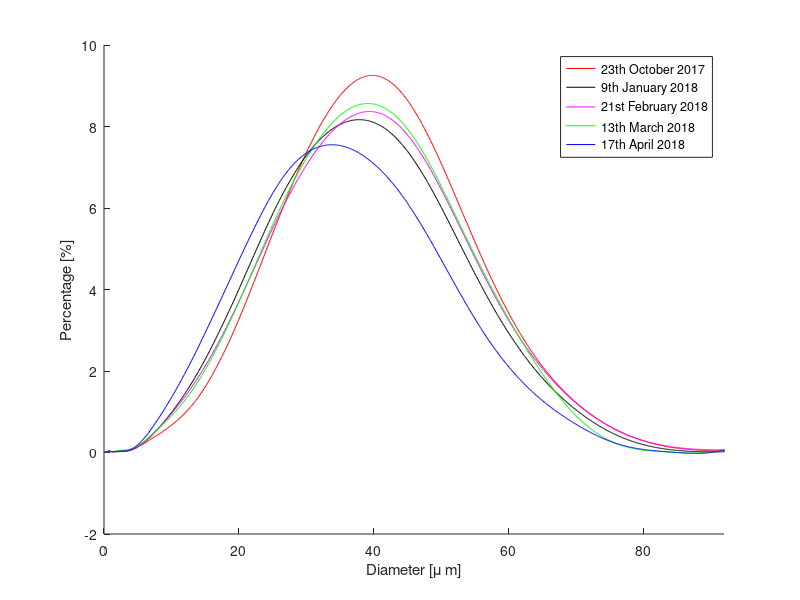

This chart was generated by the following MATLAB code:
%%%%%%%%%%%%%%%%%%%%%%%
%% Memoire - granulom�trie %%
%%%%%%%%%%%%%%%%%%%%%%%
%% Script affichant les graphes de distributions de granulom�trie
clear all
close all

%10 aout 2017 (pas de tamisage)
P0=[0, 0.0003736111111,0.004963888889,0.01472222222,0.023,0.028,0.03036111111,...
    0.03036111111,0.02872222222,0.02580555556,0.02252777778,...
    0.01944444444,0.01616666667,0.01416666667,0.01336111111,...
    0.01416666667,0.01644444444,0.02108333333,0.02816666667,...
    0.03788888889,0.05116666667,0.06852777778,0.08852777778,...
    0.11,0.14,0.1644444444,0.1944444444,0.23,0.2636111111,0.3044444444,...
    0.3580555556,0.4280555556,0.5352777778,0.6961111111,0.9261111111,...
    1.251388889,1.695833333,2.281111111,3.038333333,3.983611111,...
    5.132777778,6.471111111,7.928611111,9.331666667,10.4,10.69166667,...
    10.01833333,8.349444444,6.101944444,3.884444444,2.139722222,1.022222222,...
    0.4611111111,0.27,0.2472222222,0.2155555556,0.08922222222,0.0078];

D0=[0 0.721,0.791,0.868,0.953,1.047,1.149,1.261,1.385,...
    1.52,1.668,1.832,2.011,2.207,2.423,2.66,2.92,3.205,3.519,3.863,4.24,...
    4.655,5.11,5.61,6.158,6.76,7.421,8.147,8.943,9.817,10.78,11.83,12.99,...
    14.26,15.65,17.18,18.86,20.7,22.73,24.95,27.39,30.07,33.01,36.24,39.78,...
    43.67,47.94,52.62,57.77,63.41,69.61,76.42,83.89,92.09,101.1,111,121.8,133.7];

%23 octobre 2017 (+ tamisage)
P1=[0, 0.0003380555556,0.004525,0.01344444444,0.02152777778,0.02716666667,...
    0.03116666667,0.03308333333,0.03252777778,0.03052777778,0.02763888889,...
    0.02444444444,0.022,0.01980555556,0.01808333333,0.01808333333,0.01908333333,...
    0.02016666667,0.02252777778,0.02525,0.02980555556,0.03625,0.04625,...
    0.06088888889,0.08097222222,0.11,0.1463888889,0.1908333333,0.2408333333,...
    0.3072222222,0.3772222222,0.45,0.54,0.6480555556,0.7744444444,0.9352777778,...
    1.145277778,1.421666667,1.781666667,2.249722222,2.829722222,3.544166667,...
    4.386944444,5.337777778,6.354166667,7.371666667,8.285555556,8.973888889,...
    9.254166667,8.916944444,7.826111111,6.106944444,4.167777778,2.490277778,...
    1.289166667,0.5225,0.1352777778,0.0411,0.05972222222,0.07027777778,...
    0.03016666667,0.002422222222];

D1=[0, 0.496,0.545,0.598,0.656,0.721,0.791,0.868,0.953,1.047,1.149,1.261,1.385,...
    1.52,1.668,1.832,2.011,2.207,2.423,2.66,2.92,3.205,3.519,3.863,4.24,...
    4.655,5.11,5.61,6.158,6.76,7.421,8.147,8.943,9.817,10.78,11.83,12.99,...
    14.26,15.65,17.18,18.86,20.7,22.73,24.95,27.39,30.07,33.01,36.24,39.78,...
    43.67,47.94,52.62,57.77,63.41,69.61,76.42,83.89,92.09,101.1,111,121.8,133.7];

%12 janvier 2018 (+tamisage)

P2a=[0, 0.005363888889,0.01010833333,0.01627777778,0.02136111111,...
    0.02536111111,0.028,0.029,0.02891666667,0.02736111111,0.02563888889,...
    0.02236111111,0.02008333333,0.018,0.016,0.01572222222,0.01652777778,...
    0.01772222222,0.01980555556,0.02180555556,0.02444444444,0.02644444444,...
    0.02852777778,0.03152777778,0.03652777778,0.04497222222,0.05869444444,...
    0.07986111111,0.11,0.1480555556,0.2016666667,0.2644444444,0.3416666667,...
    0.4280555556,0.5288888889,0.6488888889,0.7933333333,0.9561111111,1.160555556,...
    1.413333333,1.720555556,2.113333333,2.586944444,3.165277778,3.848055556,...
    4.630833333,5.499166667,6.395555556,7.245,7.980555556,8.500833333,8.662777778,...
    8.304722222,7.305555556,5.747222222,3.976944444,2.4175,1.254444444,...
    0.4933333333,0.1267222222,0.05324722222,0.09388888889,0.1191666667,...
    0.05488888889,0.004802777778];

D2ap=[0 0.375,0.412,0.452,0.496,0.545,0.598,0.656,0.721,0.791,0.868,0.953,1.047,1.149,1.261,1.385,...
    1.52,1.668,1.832,2.011,2.207,2.423,2.66,2.92,3.205,3.519,3.863,4.24,...
    4.655,5.11,5.61,6.158,6.76,7.421,8.147,8.943,9.817,10.78,11.83,12.99,...
    14.26,15.65,17.18,18.86,20.7,22.73,24.95,27.39,30.07,33.01,36.24,39.78,...
    43.67,47.94,52.62,57.77,63.41,69.61,76.42,83.89,92.09,101.1,111,121.8,133.7];

%9 janvier 2018 (pas de tamisage)
P2p=[0, 0.005372222222,0.009902777778,0.016,0.02136111111,0.025,0.02763888889,...
    0.02863888889,0.028,0.02672222222,0.02463888889,0.022,0.01963888889,0.018,...
    0.017,0.01780555556,0.01944444444,0.02152777778,0.02472222222,0.02725,...
    0.02952777778,0.03125,0.03225,0.03325,0.03661111111,0.04233333333,...
    0.05405555556,0.07441666667,0.1044444444,0.15,0.2044444444,0.2772222222,...
    0.3672222222,0.48,0.6072222222,0.76,0.9408333333,1.15,1.402777778,1.7,...
    2.06,2.484444444,2.995277778,3.579722222,4.261388889,5.022222222,5.8275,...
    6.606666667,7.297777778,7.827222222,8.128333333,8.114166667,7.6625,...
    6.654444444,5.176388889,3.554444444,2.149722222,1.103888889,0.4,...
    0.07219444444,0.01770833333,0.04333333333,0.04694444444,0.01263888889,...
    0.0006138888889];

%13 mars 2018 (+tamisage)??
P4=[0 0.005277778,0.009952778,0.016083333,0.021083333,0.024888889,...
    0.027527778,0.028888889,0.028444444,0.027166667,0.025166667,0.022722222,...
    0.020722222,0.018916667,0.018,0.017555556,0.018638889,0.020638889,...
    0.022361111,0.024444444,0.025805556,0.02625,0.026611111,0.027611111,...
    0.030694444,0.037527778,0.049805556,0.070972222,0.104444444,0.15,0.21,...
    0.284444444,0.374444444,0.484444444,0.608055556,0.7525,0.916111111,...
    1.110555556,1.330555556,1.596944444,1.916944444,2.299722222,2.756944444,...
    3.306111111,3.948055556,4.679166667,5.476666667,6.292222222,7.061666667,...
    7.729166667,8.204722222,8.365555556,8.038055556,7.090555556,5.601111111,...
    3.906388889,2.405277778,1.278055556,0.522777778,0.148722222,0.065480556,...
    0.104722222,0.13,0.059222222,0.005272222];

D4=D2ap;

%21 f�vrier 2018 (+tamisage)??

P3 =[0 0.003608333,0.006666667,0.010666667,0.013996111,0.018905556,...
    0.025944444,0.030583333,0.033305556,0.03375,0.032083333,0.029222222,...
    0.026333333,0.023416667,0.022583333,0.023361111,0.026055556,0.031,...
    0.036944444,0.043083333,0.049055556,0.053583333,0.056583333,0.058972222,...
    0.062444444,0.068111111,0.079861111,0.099388889,0.130833333,0.172777778,...
    0.23,0.3,0.386388889,0.486388889,0.597222222,0.723611111,0.864444444,...
    1.036388889,1.246388889,1.501666667,1.821666667,2.221666667,2.698888889,...
    3.274444444,3.948055556,4.713611111,5.555555556,6.4175,7.226666667,...
    7.926666667,8.415833333,8.556666667,8.196388889,7.196388889,5.654444444,...
    3.9625,2.349166667,0.972777778,0.196944444,0.009380556 0 0];

D3 =[0 0.375,0.412,0.452,0.496,0.545,0.598,0.656,0.721,0.791,0.868,0.953,1.047,1.149,1.261,1.385,...
    1.52,1.668,1.832,2.011,2.207,2.423,2.66,2.92,3.205,3.519,3.863,4.24,...
    4.655,5.11,5.61,6.158,6.76,7.421,8.147,8.943,9.817,10.78,11.83,12.99,...
    14.26,15.65,17.18,18.86,20.7,22.73,24.95,27.39,30.07,33.01,36.24,39.78,...
    43.67,47.94,52.62,57.77,63.41,69.61,76.42,83.89 85 90];


%17 avril 2018 (+tamisage)
P5 =[0 0.0065,0.011916667,0.019861111,0.025703333,0.031180556,0.035405556,...
    0.038,0.03775,0.036416667,0.033083333,0.029027778,0.02525,0.021277778,...
    0.019305556,0.0185,0.019333333,0.021333333,0.024694444,0.027777778,...
    0.030222222,0.032666667,0.034194444,0.036083333,0.040888889,0.050333333,...
    0.067944444,0.096388889,0.140833333,0.200833333,0.286111111,0.389722222,...
    0.516944444,0.672222222,0.849444444,1.056666667,1.295555556,1.57,1.887222222,...
    2.254444444,2.677222222,3.160833333,3.699166667,4.301111111,4.955833333,...
    5.651666667,6.338333333,6.935,7.353611111,7.543055556,7.476944444,...
    7.120833333,6.431666667,5.346111111,3.965,2.593611111,1.513055556,...
    0.736388889,0.200833333,0.014 0 0];

D5=D3;

%Poudre neuve
PN = [0 0.006786111,0.012641667,0.020611111,0.027384444,0.031872222,...
    0.035944444,0.037805556,0.0375,0.035833333,0.032722222,0.028722222,...
    0.024361111,0.021194444,0.018583333,0.017416667,0.017083333,0.018833333,...
    0.02175,0.024583333,0.027666667,0.031305556,0.034472222,0.038916667,...
    0.045638889,0.055444444,0.071694444,0.096333333,0.13,0.176388889,...
    0.237222222,0.314444444,0.405277778,0.511666667,0.637222222,...
    0.781666667,0.948055556,1.146111111,1.378888889,1.6625,1.999722222,...
    2.407777778,2.901388889,3.471388889,4.138611111,4.880555556,5.666111111,...
    6.448055556,7.162777778,7.745833333,8.130555556,8.214444444,7.838055556,...
    6.876111111,5.387777778,3.721111111,2.242777778,1.131944444,0.375833333,...
    0.050555556,0.001530556];

DN = [0 0.375,0.412,0.452,0.496,0.545,0.598,0.656,0.721,0.791,0.868,0.953,1.047,1.149,1.261,1.385,...
    1.52,1.668,1.832,2.011,2.207,2.423,2.66,2.92,3.205,3.519,3.863,4.24,...
    4.655,5.11,5.61,6.158,6.76,7.421,8.147,8.943,9.817,10.78,11.83,12.99,...
    14.26,15.65,17.18,18.86,20.7,22.73,24.95,27.39,30.07,33.01,36.24,39.78,...
    43.67,47.94,52.62,57.77,63.41,69.61,76.42,83.89,92.09];   

%Poudre neuve �tuv�e � 80�C pendant 1h
PNE80= [0 0.003836111,0.007111111,0.011388889,0.015041944,0.018883333,...
    0.022916667,0.025638889,0.026805556,0.026611111,0.025694444,0.024333333,...
    0.022694444,0.021333333,0.021416667,0.022333333,0.024888889,0.027972222,...
    0.03225,0.036527778,0.039888889,0.042611111,0.044888889,0.047611111,0.05225,...
    0.060777778,0.075944444,0.098333333,0.134444444,0.184444444,0.244444444,0.3225,...
    0.416111111,0.524166667,0.646111111,0.790555556,0.951388889,1.145833333,...
    1.375833333,1.653055556,1.989444444,2.394722222,2.881111111,3.451944444,...
    4.103888889,4.838333333,5.623888889,6.398611111,7.108888889,7.698333333,...
    8.100555556,8.205277778,7.853611111,6.900833333,5.401666667,3.714166667,...
    2.235555556,1.142777778,0.412222222,0.0795,0.031488889,0.074166667,...
    0.081388889,0.023555556,0.001266667];


DNE= [0 0.375,0.412,0.452,0.496,0.545,0.598,0.656,0.721,0.791,0.868,0.953,1.047,1.149,1.261,1.385,...
    1.52,1.668,1.832,2.011,2.207,2.423,2.66,2.92,3.205,3.519,3.863,4.24,...
    4.655,5.11,5.61,6.158,6.76,7.421,8.147,8.943,9.817,10.78,11.83,12.99,...
    14.26,15.65,17.18,18.86,20.7,22.73,24.95,27.39,30.07,33.01,36.24,39.78,...
    43.67,47.94,52.62,57.77,63.41,69.61,76.42,83.89,92.09,101.1,111,121.8,133.7];


%Poudre neuve �tuv�e � 100�C pendant 1h
PNE100 = [0 0.004658333,0.008666667,0.014083333,0.018491389,0.022311111,...
    0.025972222,0.028638889,0.029111111,0.0285,0.026444444,0.023916667,...
    0.021666667,0.020222222,0.0195,0.020222222,0.023027778,0.026361111,...
    0.030805556,0.035055556,0.039305556,0.041944444,0.04475,0.047305556,...
    0.052222222,0.060055556,0.073888889,0.096138889,0.129166667,0.176388889,...
    0.236388889,0.312777778,0.405555556,0.511944444,0.634722222,0.775555556,...
    0.939166667,1.135555556,1.363611111,1.647222222,1.984444444,2.391666667,...
    2.876944444,3.451388889,4.112222222,4.850277778,5.640277778,6.4175,...
    7.131388889,7.723333333,8.123611111,8.239166667,7.881944444,6.915833333,...
    5.401388889,3.700555556,2.235833333,1.158333333,0.432777778,0.08375,...
    0.020080556,0.036944444,0.031666667,0.007722222,0.000388889];

xx=linspace(0,100,1000)
P0s = spline(D0,P0,xx);%10 aout 2017 (pas de tamisage)
P1s = spline(D1,P1,xx);%23 octobre 2017 (+ tamisage)
P2as = spline(D2ap,P2a,xx);%12 janvier 2018 (+tamisage)
P2ps = spline(D2ap,P2p,xx);%9 janvier 2018 (pas de tamisage)
P3s = spline(D3,P3,xx);%21 f�vrier 2018 (+tamisage)??
P4s = spline(D4,P4,xx);%13 mars 2018 (+tamisage)??
P5s = spline(D5,P5,xx);%17 avril 2018 (+tamisage)
PNs= spline(DN,PN,xx);%Poudre neuve
PNE80s = spline(DNE,PNE80,xx);%Poudre neuve �tuv�e � 80�C pendant 1h
PNE100s = spline(DNE,PNE100,xx);%Poudre neuve �tuv�e � 100�C pendant 1h
%plot(xx,P0s,'--')
hold on
plot(xx,P1s,'r')
hold on
%plot(xx,P2as,'k')
plot(xx,P2ps,'k')
plot(xx,P4s,'m')
plot(xx,P3s,'g')
plot(xx,P5s,'b')
%plot(xx,PNs)
%plot(xx,PNE80s)
%plot(xx,PNE100s)
legend('23{th} October 2017','9{th} January 2018','21{st} February 2018','13{th} March 2018','17{th} April 2018')%TOUT
xlabel('Diameter [\mu m]')
ylabel('Percentage [%]')
xlim([0 92]);

% figure;
% plot(xx,PNs)
% hold on
% plot(xx,PNE80s)
% plot(xx,PNE100s)
% legend('Poudre neuve','Poudre neuve �tuv�e � 80�C','Poudre neuve �tuv�e � 100�C')%Neuve
% xlabel('Diam�tre [\mu m]')
% ylabel('Pourcentage [%]')
% xlim([0 90])

%figure;
%plot(xx,PNs)
%hold on
%plot(xx,PNE80s)
%plot(xx,PNE100s)
%plot(xx,P1s)
%plot(xx,P5s)
%legend('Poudre neuve','Poudre neuve �tuv�e � 80�C','Poudre neuve �tuv�e � 100�C', 'Batch du 23 octobre', 'Batch du 17 avril')%Comp
%xlabel('Diam�tre [\mu m]')
%ylabel('Pourcentage [%]')
%xlim([0 90])

